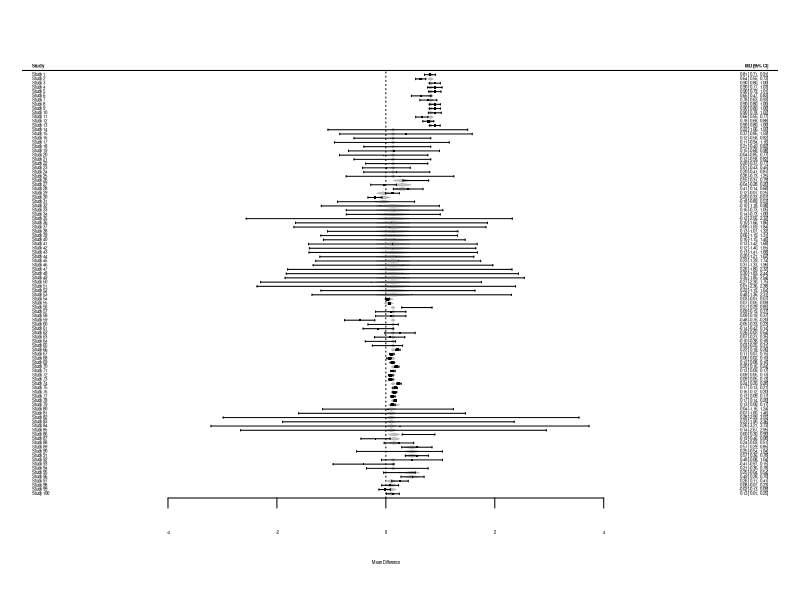
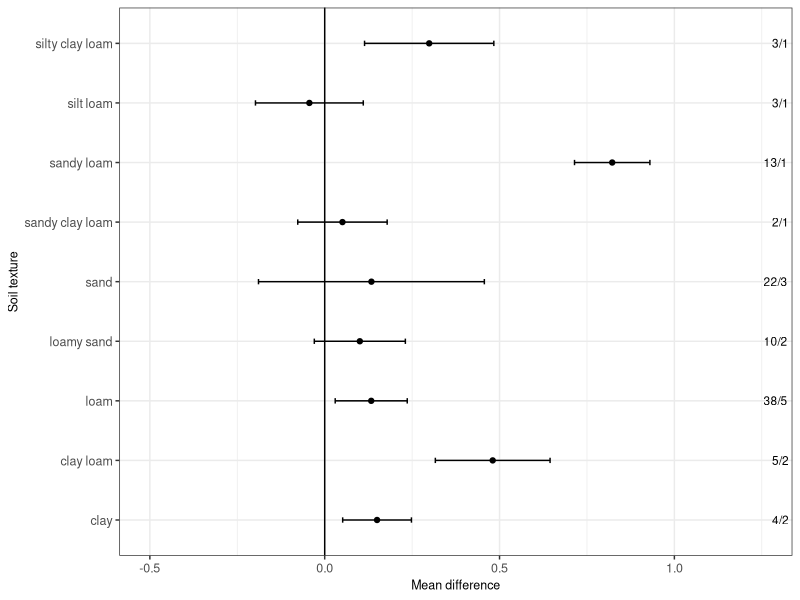
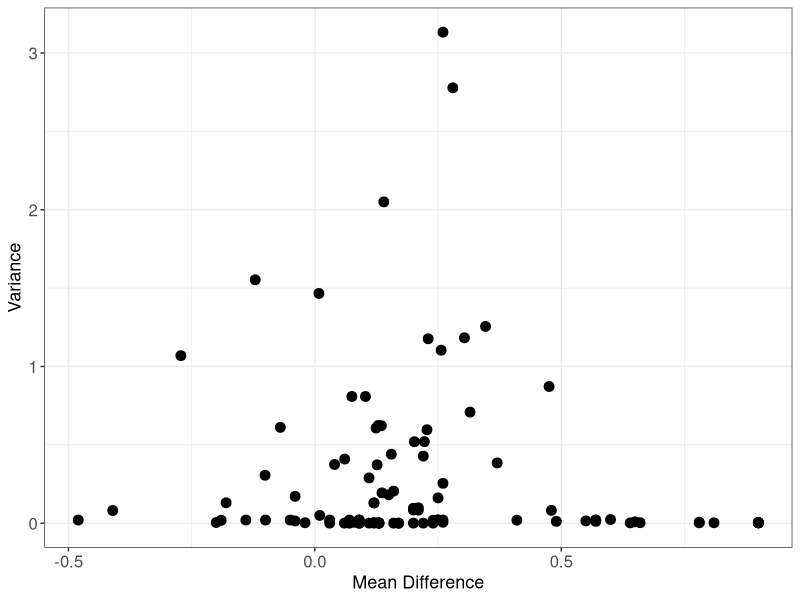
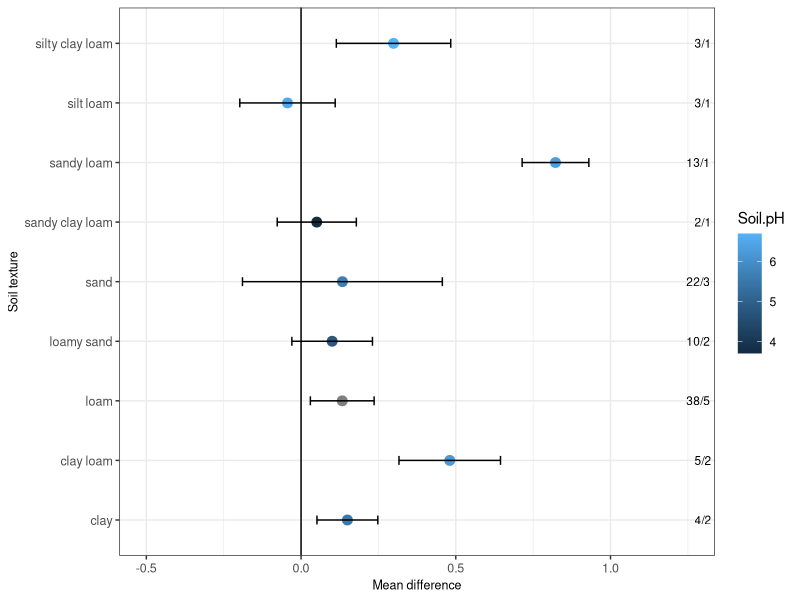
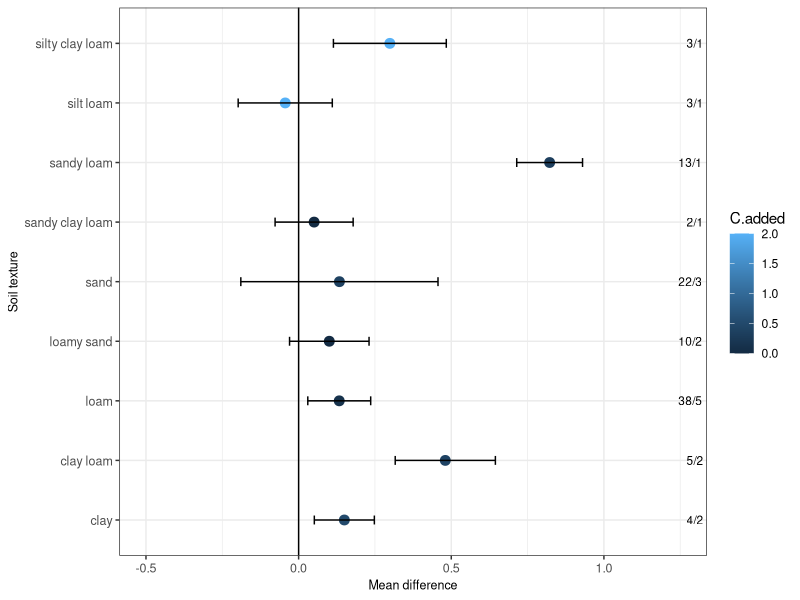

These figures' R source, in order:
## ---- chunk 1
library('metafor')
library('tidyverse')
library('dplyr')
library('ggplot2')
library('dplyr')
library('readxl')
library('gridExtra')
library('tidyr')
library('rpart')
library('randomForest')
## ---- chunk 2
meta.data <- read_excel('N2O ratio database_2023-07-05.xlsx', sheet = "database", na =  c("NA", "NR"))
head(meta.data)
names(meta.data)

# clean up dataframe and select relevant columns
meta.data <- meta.data %>% 
  mutate(CN.total = as.numeric(C.N.total), CN.added = as.numeric(C.N.added),
         Soil.texture = as.factor(Soil.texture)) %>% 
  select(1:28)

# make dataframe of samples that have treatment and control
meta.data.wcont.wsd <- meta.data %>%
  filter(!is.na(N2O.ratio_cont), SD_cont > 0, SD_trt > 0)

# Use escalc function to setup meta using mean difference "MD" --> calculates yi and vi
dat <- escalc(measure = "MD", m1i = N2O.ratio_trt, m2i = N2O.ratio_cont,
              sd1i = SD_trt, sd2i = SD_cont, n1i = n, n2i = n,
              data = meta.data.wcont.wsd, append = TRUE)

## ---- chunk 3
mixmod.0 <- rma(yi, vi, data = dat, method="DL")
mixmod.0
# forest(mixmod.0)
# confint(mixmod.0)
## ---- chunk 4
mixmod.text.pH <- update(mixmod.0, mods = ~ Soil.texture + Soil.pH)
mixmod.text.pH

mixmod.pH.text <- update(mixmod.0, mods = ~ Soil.pH + Soil.texture)
mixmod.pH.text
## ---- chunk 5
mixmod.pH <- update(mixmod.0, mods = ~ Soil.pH)
mixmod.pH

mixmod.text <- update(mixmod.0, mods = ~ Soil.texture)
mixmod.text

anova(mixmod.text,mixmod.0)
## ---- chunk 6
mixmod.text2 <- update(mixmod.0, mods = ~ Soil.texture, data = dat[!is.na(dat$Soil.pH),])
mixmod.text2
anova(mixmod.text)

mixmod.02 <- update(mixmod.0, data = dat[!is.na(dat$Soil.pH),])

anova(mixmod.text2,mixmod.02)
anova(mixmod.pH,mixmod.02)
## ---- chunk 7
anova(mixmod.text.pH, mixmod.text2)
anova(mixmod.text.pH, mixmod.pH)
## ---- chunk 8
mixmod.1 <- update(mixmod.0, mods = ~ Soil.texture + Soil.pH + C.added)
mixmod.2 <- update(mixmod.0, mods = ~ Soil.texture + Soil.pH + N.added)
mixmod.3 <- update(mixmod.0, mods = ~ Soil.texture + Soil.pH + C.added + N.added)
mixmod.4 <- update(mixmod.0, mods = ~ Soil.texture + Soil.pH + C.N.added)
mixmod.5 <- update(mixmod.0, mods = ~ Soil.texture + Soil.pH + C.added + C.N.added)
mixmod.6 <- update(mixmod.0, mods = ~ Soil.texture + Soil.pH + C.added + N.added + C.N.added)
mixmod.7 <- update(mixmod.0, mods = ~ Soil.texture + Soil.pH + N.added + C.N.added)
## ---- chunk 9
mixmod.1
#anova(mixmod.1)
mixmod.2
#anova(mixmod.2)
mixmod.3
mixmod.4
mixmod.5
mixmod.6
mixmod.7
## ---- chunk 10
mixmod.1t <- update(mixmod.0, mods = ~ Soil.texture + Soil.pH + Total.C)
mixmod.2t <- update(mixmod.0, mods = ~ Soil.texture + Soil.pH + Total.N)
mixmod.3t <- update(mixmod.0, mods = ~ Soil.texture + Soil.pH + C.N.total)
## ---- chunk 11
# Addition of C
anova(mixmod.1, mixmod.text.pH)

# Addition of N
anova(mixmod.2, mixmod.text.pH)

# Addition of CN
anova(mixmod.4, mixmod.text.pH)

# Addition of total C
anova(mixmod.1t, mixmod.text.pH)

# Addition of total N
anova(mixmod.2t, mixmod.text.pH)

# Addition of total CN
anova(mixmod.3t, mixmod.text.pH)
## ---- chunk 12
mixmod.8 <- update(mixmod.0, mods = ~ Soil.texture + Soil.pH + C.added + Total.C)
mixmod.8
mixmod.9 <- update(mixmod.0, mods = ~ Soil.texture + Soil.pH + C.added + Total.N)
mixmod.9
mixmod.10 <- update(mixmod.0, mods = ~ Soil.texture + Soil.pH + C.added + C.N.total)
mixmod.10
mixmod.11 <- update(mixmod.0, mods = ~ Soil.texture + Soil.pH + N.added + Total.C)
mixmod.11
mixmod.12 <- update(mixmod.0, mods = ~ Soil.texture + Soil.pH + N.added + Total.N)
mixmod.12
mixmod.13 <- update(mixmod.0, mods = ~ Soil.texture + Soil.pH + N.added + C.N.total)
mixmod.13
## ---- chunk 13
# Set mixmod.text.Ph + C as reduced model, add N
anova(mixmod.3, mixmod.1)

# Set mixmod.text.Ph + C as reduced model, add CN
anova(mixmod.5, mixmod.1)

# Set mixmod.text.Ph + C as reduced model, add total C
anova(mixmod.8, mixmod.1)

# Set mixmod.text.Ph + C as reduced model, add total N
anova(mixmod.9, mixmod.1)

# Set mixmod.text.Ph + C as reduced model, add total CN
anova(mixmod.10, mixmod.1)


# Set mixmod.text.Ph + N as reduced model, add C
anova(mixmod.3, mixmod.2)

# Set mixmod.text.Ph + N as reduced model, add CN
anova(mixmod.7, mixmod.2)

# Set mixmod.text.Ph + N as reduced model, add total C
anova(mixmod.11, mixmod.2)

# Set mixmod.text.Ph + N as reduced model, add total N
anova(mixmod.12, mixmod.2)

# Set mixmod.text.Ph + N as reduced model, add total CN
anova(mixmod.13, mixmod.2)

## ---- chunk 14
forest(mixmod.text)
## ---- chunk 15
mixmod.text

# getting estimates from mixmod.text
tmp <- with(mixmod.text, data.frame(term = rownames(beta), beta = as.vector(beta), ci.lb, ci.ub, se, zval, pval))


# Fixing names (intercept is clay)
tmp <- tmp %>% 
  mutate(
    term = gsub("Soil.texture", "", term),           
    term = ifelse(term == 'intrcpt', "clay", term)
  )

# Computing MD and CI
tmp <- tmp %>% 
  mutate(
    int = beta[1],                                   #
    MD = ifelse(term == "clay", int, beta+int),      #
    CI_LL = MD - 1.96 * se,
    CI_UL = MD + 1.96 * se,
    labs = c('4/2', '5/2', '38/5', '10/2', '22/3', '2/1', '13/1', '3/1', '3/1')
  )

# getting sample numbers by soil texture
dat %>% 
 group_by(Soil.texture) %>%
 summarise(no_rows = length(Soil.texture))

# Plotting
ggplot(tmp, aes(x = term, y = MD, ymin = CI_LL, ymax = CI_UL)) +
  geom_point(size=1.5) +
  geom_errorbar(width = 0.09) +
  geom_hline(yintercept = 0) +
  ylim(-1,1) +
  geom_text(aes(y = Inf, label = labs), hjust = 1.2, color = "black", size=3) +
  #geom_text(x = 9.4, y = Inf, label = "Observations/Studies", hjust = 1.05, size=3) +
  coord_flip() +
  ylim(-0.5,1.25) +
  labs(x = "Soil texture", y = "Mean difference") +
  theme_bw() +
  theme(axis.title=element_text(size=9), axis.text=element_text(size=9))

#ggsave("Figure4.tiff", units="in", width=3.346, height=2.6, dpi=300, compression = 'lzw')

#write.csv(tmp, "tmp.csv")
#write.csv(dat, "dat.csv")
## ---- chunk 16
ggplot(dat, aes(x = yi, y = vi)) +
  geom_point(size=3) +
  labs(x = "Mean Difference", y = "Variance") +
  theme_bw() +
  theme(axis.title=element_text(size=13), axis.text=element_text(size=12))
cor.test(dat$yi, dat$vi, method="spearman") 
## ---- chunk 17
meta.data <- read_excel('N2O ratio database_2023-07-05.xlsx', sheet = "database", na =  c("NA", "NR"))
head(meta.data)
names(meta.data)

# clean up dataframe and select relevant columns
meta.data <- meta.data %>% 
  mutate(CN.total = as.numeric(C.N.total), CN.added = as.numeric(C.N.added),
         Soil.texture = as.factor(Soil.texture)) %>% 
  select(1:28)

# rename first column
colnames(meta.data)[1] <- "author_year"

# make dataframe of samples that have treatment and control
meta.data.wcont.wsd <- meta.data %>%
  filter(!is.na(N2O.ratio_cont), SD_cont > 0, SD_trt > 0)

# Use escalc function to setup meta using mean difference "MD" --> calculates yi and vi
dat <- escalc(measure = "MD", m1i = N2O.ratio_trt, m2i = N2O.ratio_cont,
              sd1i = SD_trt, sd2i = SD_cont, n1i = n, n2i = n,
              data = meta.data.wcont.wsd, append = TRUE)

# getting sample numbers by study
dat %>% 
 group_by(author_year) %>%
 summarise(no_rows = length(author_year))
meta.data %>% 
 group_by(author_year) %>%
 summarise(no_rows = length(author_year))

# getting sample numbers by location
dat %>% 
 group_by(Location) %>%
 summarise(no_rows = length(Location))
meta.data %>% 
 group_by(Location) %>%
 summarise(no_rows = length(Location))

# getting sample numbers by substrate source
dat %>% 
 group_by(Substrate.source) %>%
 summarise(no_rows = length(Substrate.source))
meta.data %>% 
 group_by(Substrate.source) %>%
 summarise(no_rows = length(Substrate.source))

# getting sample numbers by soil texture
dat %>% 
 group_by(Soil.texture) %>%
 summarise(no_rows = length(Soil.texture))
meta.data %>% 
 group_by(Soil.texture) %>%
 summarise(no_rows = length(Soil.texture))

# getting sample numbers by added C type
dat %>% 
 group_by(Added.C.type) %>%
 summarise(no_rows = length(Added.C.type))
meta.data %>% 
 group_by(Added.C.type) %>%
 summarise(no_rows = length(Added.C.type))

# getting sample numbers by added N type
dat %>% 
 group_by(Added.N.type) %>%
 summarise(no_rows = length(Added.N.type))
meta.data %>% 
 group_by(Added.N.type) %>%
 summarise(no_rows = length(Added.N.type))

# getting sample numbers by headspace gas
dat %>% 
 group_by(Headspace.gas) %>%
 summarise(no_rows = length(Headspace.gas))
meta.data %>% 
 group_by(Headspace.gas) %>%
 summarise(no_rows = length(Headspace.gas))

# getting sample numbers by inhibitors
dat %>% 
 group_by(Inhibitors) %>%
 summarise(no_rows = length(Inhibitors))
meta.data %>% 
 group_by(Inhibitors) %>%
 summarise(no_rows = length(Inhibitors))

# summary for pH
summary(meta.data$Soil.pH)
summary(dat$Soil.pH)

# summary for BD
summary(meta.data$Soil.BD)
summary(dat$Soil.BD)

# summary for substrate amount
summary(meta.data$Substrate.amt)
summary(dat$Substrate.amt)

# summary for incubation temp
summary(meta.data$Temperature)
summary(dat$Temperature)

# summary for incubation time
summary(meta.data$Incubation.time)
summary(dat$Incubation.time)

# summary for added C
summary(meta.data$C.added)
summary(dat$C.added)

# summary for initial C
summary(meta.data$C.initial)
summary(dat$C.initial)

# summary for added N
summary(meta.data$N.added)
summary(dat$N.added)

# summary for initial N
summary(meta.data$N.initial)
summary(dat$N.initial)

## ---- chunk 18
mixmod.text

# getting estimates from mixmod.text
tmp <- with(mixmod.text, data.frame(term = rownames(beta), beta = as.vector(beta), ci.lb, ci.ub, se, zval, pval))


# Fixing names (intercept is clay)
tmp <- tmp %>% 
  mutate(
    term = gsub("Soil.texture", "", term),           
    term = ifelse(term == 'intrcpt', "clay", term)
  )

# Computing MD and CI
tmp <- tmp %>% 
  mutate(
    int = beta[1],                                   #
    MD = ifelse(term == "clay", int, beta+int),      #
    CI_LL = MD - 1.96 * se,
    CI_UL = MD + 1.96 * se,
    labs = c('4/2', '5/2', '38/5', '10/2', '22/3', '2/1', '13/1', '3/1', '3/1')
  )


# Plot including soil pH and carbon by texture
tmp <- left_join(
  x = tmp, 
  y = dat %>% 
    group_by(Soil.texture) %>%
    summarise(across(c(Soil.pH, C.added), mean)),      # here you can extend it to compute the summary for other covariates.
  by = c("term" = "Soil.texture")
)
tmp 


# Adding soil ph data
ggplot(tmp) +
  aes(x = term, y = MD, ymin = CI_LL, ymax = CI_UL) +
  geom_point(aes(color = Soil.pH), size=3) +
  geom_errorbar(width = 0.15) +
  geom_hline(yintercept = 0) +
  ylim(-1,1) +
  geom_text(aes(y = Inf, label = labs), hjust = 1.2, color = "black", size=3) +
  coord_flip() +
  ylim(-0.5,1.25) +
  labs(x = "Soil texture", y = "Mean difference") +
  theme_bw() +
  theme(axis.title=element_text(size=9),
        axis.text=element_text(size=9))

#ggsave("SuppFigure2.tiff", units="in", width=5, height=2.6, dpi=300, compression = 'lzw')

# Adding C added.
ggplot(tmp) +
  aes(x = term, y = MD, ymin = CI_LL, ymax = CI_UL) +
  geom_point(aes(color = C.added), size=3) +
  geom_errorbar(width = 0.15) +
  geom_hline(yintercept = 0) +
  ylim(-1,1) +
  geom_text(aes(y = Inf, label = labs), hjust = 1.2, color = "black", size=3) +
  coord_flip() +
  ylim(-0.5,1.25) +
  labs(x = "Soil texture", y = "Mean difference") +
  theme_bw() +
  theme(axis.title=element_text(size=9),
        axis.text=element_text(size=9))

#ggsave("SuppFigure3.tiff", units="in", width=5, height=2.6, dpi=300, compression = 'lzw')
